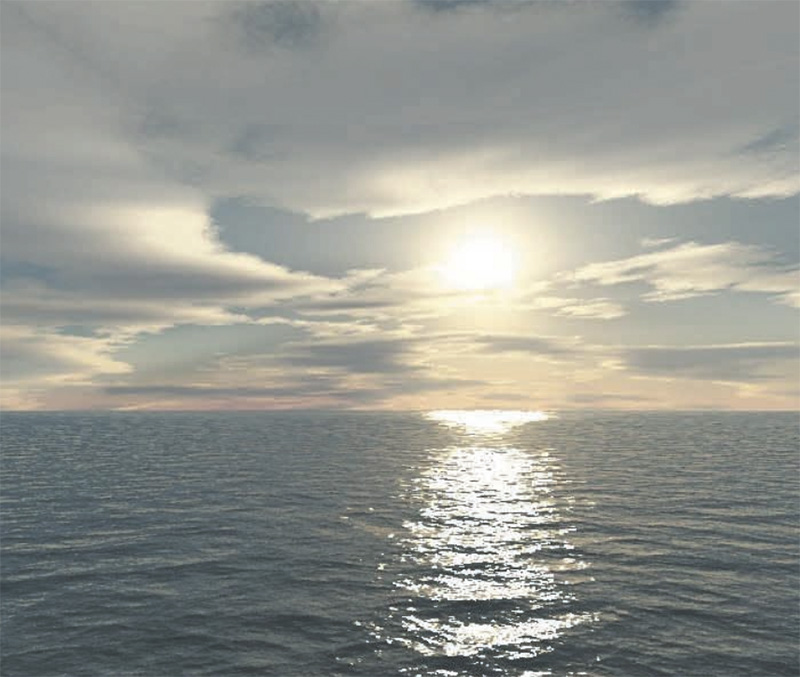
#> input picture ML_assignment4/color1.jpg, 800 x 677 px
$ jupyter execute Part_5.ipynb
#> lines starting #> are read from the running program, lines starting #| are printed output that depends on the picture
#> further down, destination is the input picture: shape (677, 800, 3); mean R, G, B 149.1, 150.8, 144.3
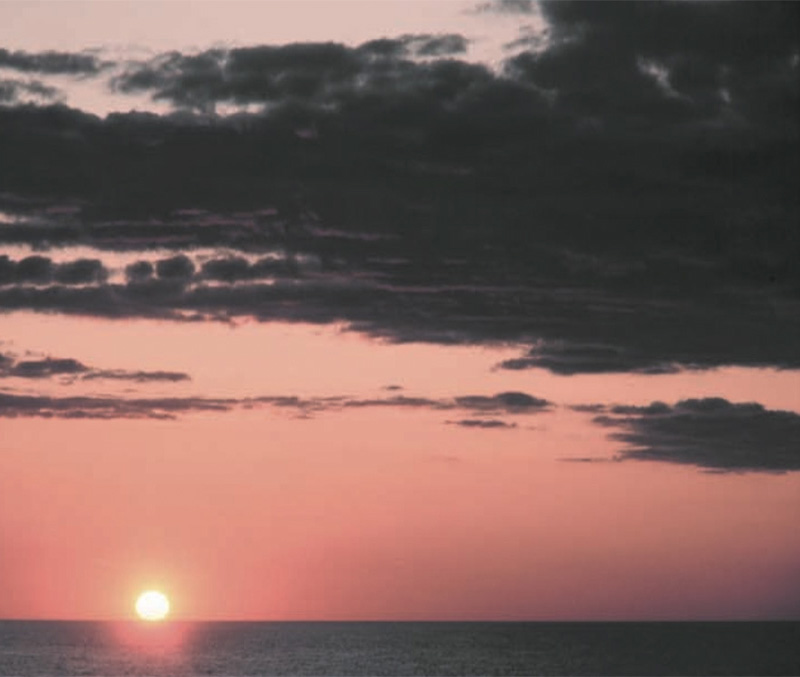
#> input picture ML_assignment4/color2.jpg, 800 x 677 px
#> further down, source is the input picture: shape (677, 800, 3); mean R, G, B 125.1, 96.5, 91.1
[cell 1]
import numpy
import matplotlib.pyplot as plt
import cv2

[cell 2]
def RGB2LAB(array):

    MAT1 = numpy.float32([[0.3811, 0.5783, 0.0402], [0.1967, 0.7244, 0.0782], [0.0241, 0.1288, 0.8444]])

    MAT2 = numpy.float32([[1., 1., 1.], [1., 1., -2.], [1., -1., 0.]])

    MAT3 = numpy.float32([[1./numpy.sqrt(3.), 0., 0.], [0., 1./numpy.sqrt(6.), 0.], [0., 0., 1./numpy.sqrt(2.)]])


    rgb = numpy.float32(array).reshape(-1, 3).T

    lms = numpy.matmul(MAT1, rgb)

    lms = numpy.log10(lms)

    convert_lab = numpy.matmul(MAT3, numpy.matmul(MAT2, lms))

    convert_lab = convert_lab.T.reshape(array.shape[0], array.shape[1], 3)
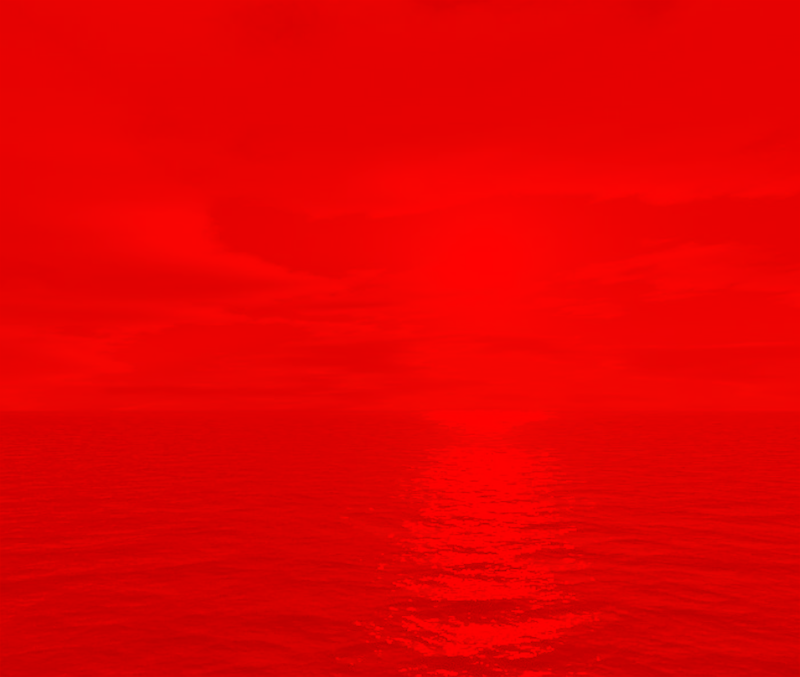
#> convert_lab: shape (677, 800, 3) float32; mean R, G, B 3.73, 0.00802, -0.000928; drawn with min black and max white

    return convert_lab

[cell 3]
def c_transfer(s_img, d_img,R=True):

    d_1 = RGB2LAB(d_img)
    s_1 = RGB2LAB(s_img)
#> in RGB2LAB (call 2), `convert_lab = convert_lab.T.reshape(array.shape[0], array.shape[1], 3)`:
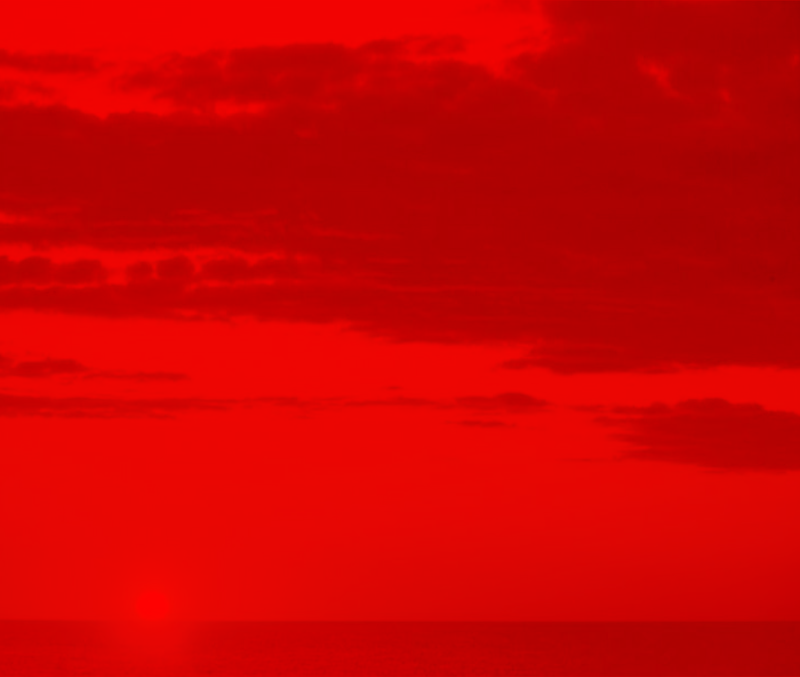
#> convert_lab: shape (677, 800, 3) float32; mean R, G, B 3.35, 0.0291, 0.0106; drawn with min black and max white

    d_2 = numpy.float32(d_1)
    d_2 = d_2.reshape(-1, 3)
    d_2 = d_2.T
    mu_d = numpy.mean(d_2, axis=1)
#> mu_d = [3.73, 0.00802, -0.000928]
    sigma_d = numpy.std(d_2, axis=1)
#> sigma_d = [0.228, 0.02, 0.00361]

    s_2 = numpy.float32(s_1)
    s_2 = s_2.reshape(-1, 3)
    s_2 = s_2.T
    mu_s = numpy.mean(s_2, axis=1)
#> mu_s = [3.35, 0.0291, 0.0106]
    sigma_s = numpy.std(s_2, axis=1)
#> sigma_s = [0.421, 0.0349, 0.0131]

    d_1 = d_1 - mu_d
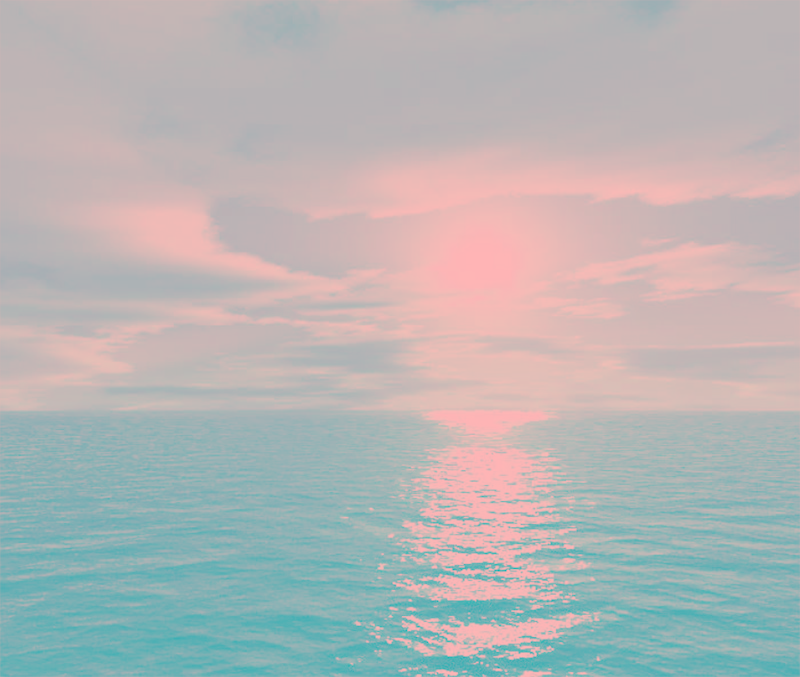
#> d_1: shape (677, 800, 3) float32; mean R, G, B -8.04e-08, -3.13e-10, 9.68e-12; drawn with min black and max white

    d_1 = d_1 * (sigma_d / sigma_s )

    d_1 = d_1 + mu_s

    MAT1 = numpy.float32([[1./numpy.sqrt(3.), 0., 0.],[0., 1./numpy.sqrt(6.), 0.],[0., 0., 1./numpy.sqrt(2.)]])

    MAT2 = numpy.float32([[1., 1., 1.],[1., 1., -1.],[1., -2., 0.]])

    MAT3 = numpy.float32([[4.4679, -3.5873, 0.1193],[-1.2186, 2.3809, -0.1624],[0.0497, -0.2439, 1.2045]])

    lab = numpy.float32(d_1)
    lab = lab.reshape(-1,3)
    lab = lab.T
    lms = numpy.matmul(MAT2, numpy.matmul(MAT1, lab))
    lms = numpy.power(lms, 10)
    convert_rgb = numpy.matmul(MAT3, lms)
    image_rgb = convert_rgb.T
    image_rgb = image_rgb.reshape(d_1.shape[0], d_1.shape[1], 3)
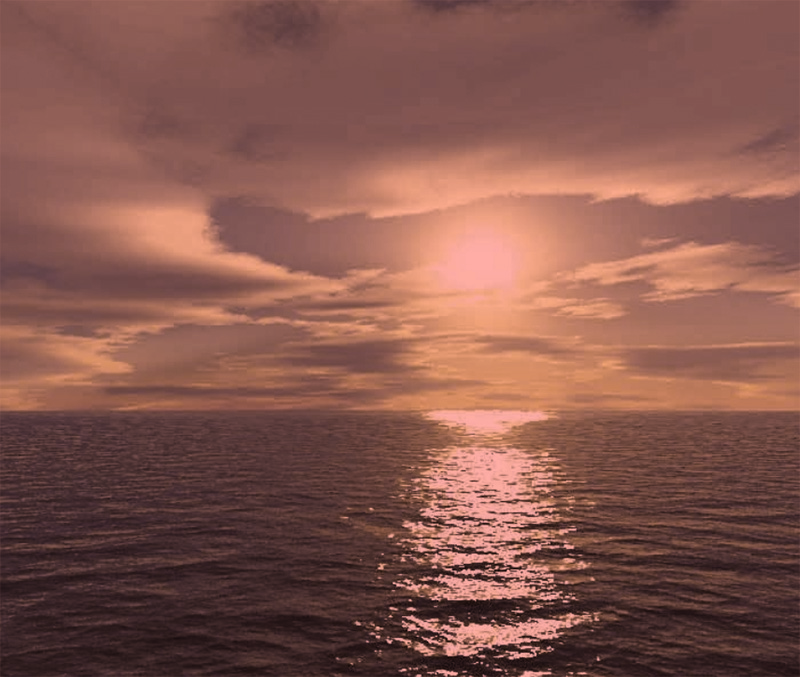
#> image_rgb: shape (677, 800, 3) float32; mean R, G, B 1078.1, 741.3, 671.2; drawn with min black and max white

    if R:
        image_rgb = numpy.uint8(re_scaling(image_rgb))
    else:
        image_rgb = numpy.uint8(image_rgb)
    image_rgb = plt.imshow(image_rgb)
    plt.title("Result Image")
    return image_rgb

[cell 4]
def re_scaling(i):
    i = numpy.float32(i)
    i =  (i - i.min()) / (i.max() - i.min())
    i = 255. * i
    return i

[cell 5]
destination = plt.imread("./color1.jpg")
plt.imshow(destination)
plt.show()

source=plt.imread("./color2.jpg")
plt.imshow(source)
plt.show()

image =c_transfer(source,destination,R=True)
